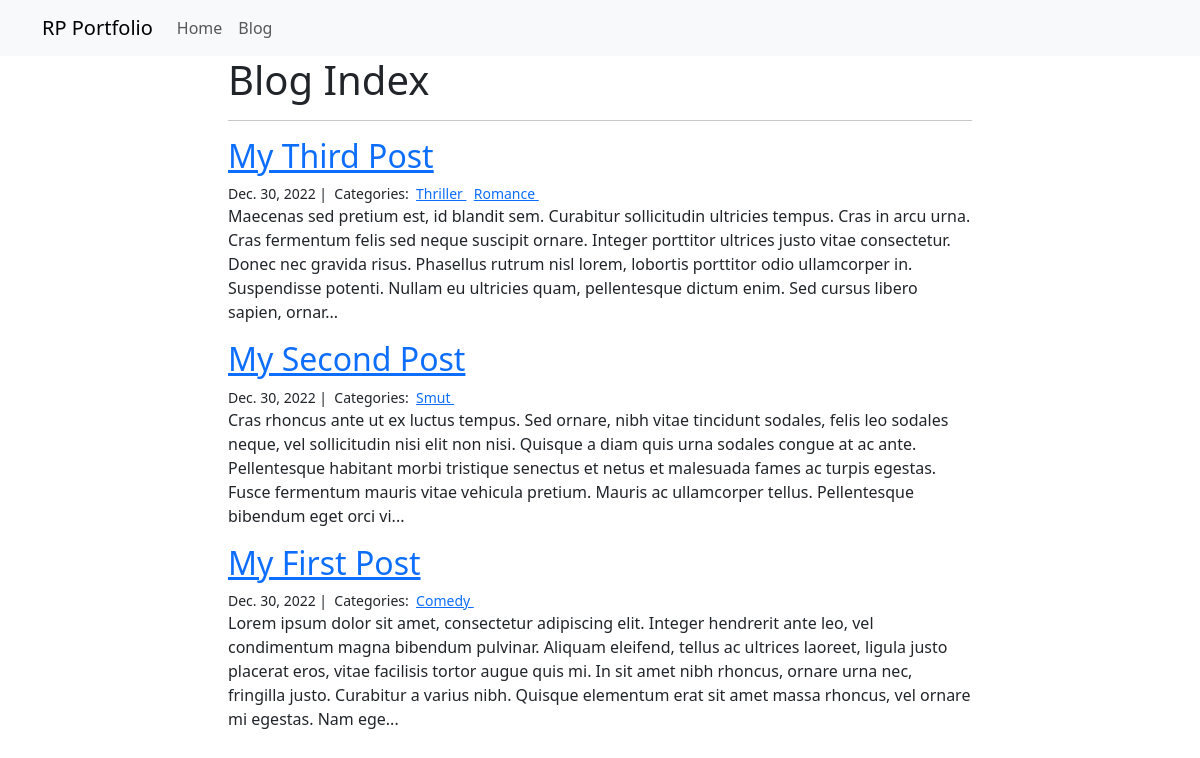
Screenshot of /blog/ with the database file from the repository.
### blog/models.py (models this page shows, shortened)
class Post(models.Model):
    title = models.CharField(max_length=255)
    body = models.TextField()
    created_on = models.DateTimeField(auto_now_add=True)
    last_modified = models.DateTimeField(auto_now=True)
    categories = models.ManyToManyField('Category', related_name='posts')

class Category(models.Model):
    name = models.CharField(max_length=20)

### blog/views.py (the view)
# urls.py: path("", views.index, name="index"),
def index(request):
    return render(request, "blog/index.html", {
        "posts": Post.objects.all().order_by('-created_on')
    })

### blog/templates/blog/index.html
{% extends "layout.html" %}
{% block page_content %}
    <div class="col-md-8 offset-md-2">
        <h1>Blog Index</h1>
        <hr>
        {% for post in posts %}
            <h2><a href="{% url 'detail' post.pk %}">{{ post.title }}</a></h2>
            <small>
                {{ post.created_on.date }} |&nbsp;
                Categories:&nbsp;
                {% for category in post.categories.all %}
                    <a href="{% url 'category' category.name %}">
                        {{ category.name }}
                    </a>&nbsp;
                    {% endfor %}
            </small>
            <p>{{ post.body | slice:":400" }}...</p>
        {% endfor %}
    </div>
{% endblock %}

### templates/layout.html (shortened to what this page needs)
<link href="https://cdn.jsdelivr.net/npm/bootstrap@5.3.0-alpha1/dist/css/bootstrap.min.css" rel="stylesheet">
<nav class="navbar navbar-expand-lg navbar-light bg-light">
    <div class="container">
        <a class="navbar-brand" href="{% url 'index' %}">RP Portfolio</a>
        <div class="collapse navbar-collapse" id="navbarSupportedContent">
          <ul class="navbar-nav mr-auto">
            <li class="nav-item active">
              <a class="nav-link" href="{% url 'index' %}">Home</a>
            </li>
            <li class="nav-item active">
              <a class="nav-link" href="#">Blog</a>
            </li>
          </ul>
        </div>
    </div>
</nav>
<div class="container">
    {% block page_content %}{% endblock %}
</div>

### rows the page displays
Post: title "My Third Post", created_on "Dec. 30, 2022", body "Maecenas sed pretium est, id blandit sem. Curabitur sollicitudin ultricies tempus. Cras in arcu urna. Cras fermentum felis sed neque suscipit ornare. Integer porttitor ultrices justo vitae consectetur. Donec nec gravida risus. Phasellus rutrum nisl lorem, lobortis porttitor odio ullamcorper in. Suspendisse potenti. Nullam eu ultricies quam, pellentesque dictum enim. Sed cursus libero sapien, ornar"
Category: name "Thriller"
Category: name "Romance"
Post: title "My Second Post", created_on "Dec. 30, 2022", body "Cras rhoncus ante ut ex luctus tempus. Sed ornare, nibh vitae tincidunt sodales, felis leo sodales neque, vel sollicitudin nisi elit non nisi. Quisque a diam quis urna sodales congue at ac ante. Pellentesque habitant morbi tristique senectus et netus et malesuada fames ac turpis egestas. Fusce fermentum mauris vitae vehicula pretium. Mauris ac ullamcorper tellus. Pellentesque bibendum eget orci vi"
Category: name "Smut"
Post: title "My First Post", created_on "Dec. 30, 2022", body "Lorem ipsum dolor sit amet, consectetur adipiscing elit. Integer hendrerit ante leo, vel condimentum magna bibendum pulvinar. Aliquam eleifend, tellus ac ultrices laoreet, ligula justo placerat eros, vitae facilisis tortor augue quis mi. In sit amet nibh rhoncus, ornare urna nec, fringilla justo. Curabitur a varius nibh. Quisque elementum erat sit amet massa rhoncus, vel ornare mi egestas. Nam ege"
Category: name "Comedy"
